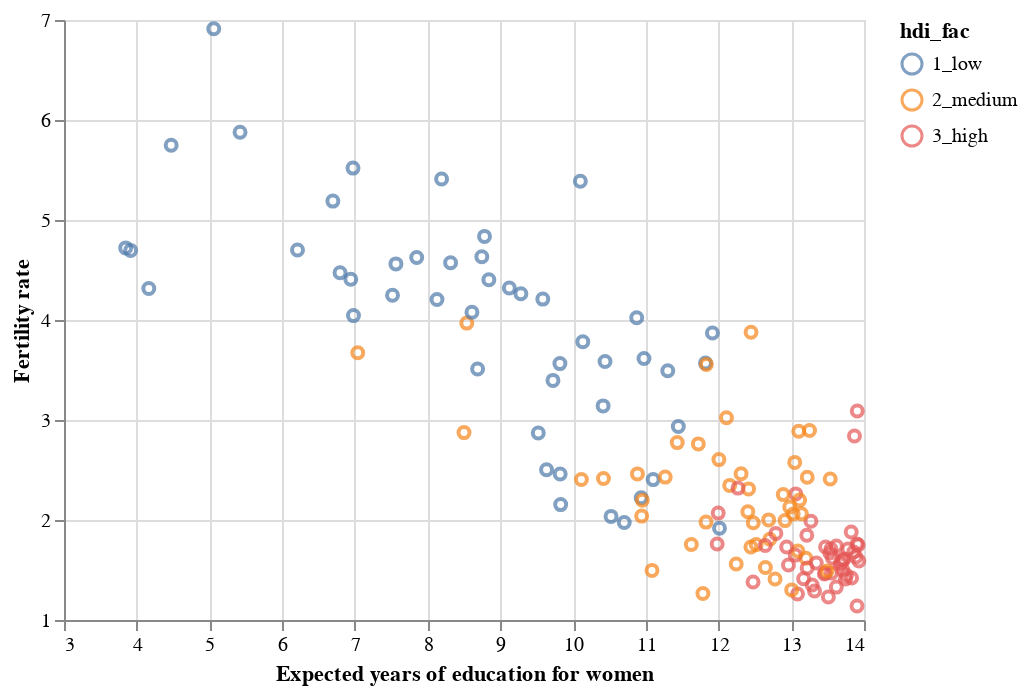

Source (notebook cell):
### Markdown cell above
### Q0 (b) Scatter by HDI level

#### (i) Add HDI level

Modify your plot from Q0 (a) so that points are colored according to the correspondng country's level of human development. Store this plot as `scatter` and display the graphic.

### Code cell
# solution
scatter = alt.Chart(reg_data).mark_point().encode(
    y = alt.Y('fertility_total', scale = alt.Scale(zero = False),title = 'Fertility rate'),
    x = alt.X('educ_expected_yrs_f', scale = alt.Scale(zero = False), title = 'Expected years of education for women'),
    color = 'hdi_fac')
scatter

### Figure 1 — Vega-Lite specification as saved in the notebook (floating-point values rounded to 4 significant figures; data arrays with more than 128 entries replaced by an {"elided": "..."} marker saying what was removed)
{"config": {"view": {"continuousWidth": 400, "continuousHeight": 300}}, "data": {"name": "data-b3c092442e4a4a8ffc723915aa716589"}, "mark": "point", "encoding": {"color": {"type": "nominal", "field": "hdi_fac"}, "x": {"type": "quantitative", "field": "educ_expected_yrs_f", "scale": {"zero": false}, "title": "Expected years of education for women"}, "y": {"type": "quantitative", "field": "fertility_total", "scale": {"zero": false}, "title": "Fertility rate"}}, "$schema": "https://vega.github.io/schema/vega-lite/v4.0.2.json", "datasets": {"data-b3c092442e4a4a8ffc723915aa716589": {"elided": "139 records"}}}
